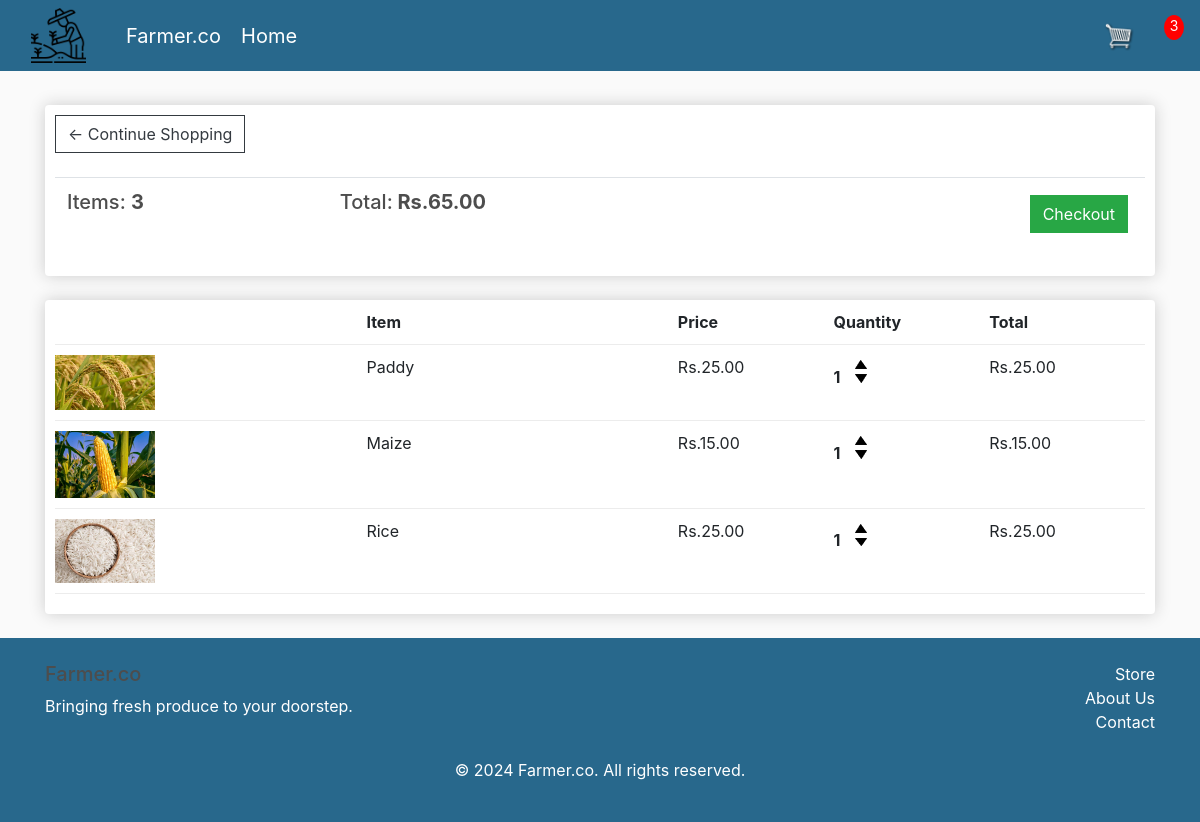
The app's page /cart/ (signed in) with its own data.
### store/models.py (models this page shows, shortened)
class Order(models.Model):
	customer = models.ForeignKey(Customer, on_delete=models.SET_NULL, null=True, blank=True)
	date_ordered = models.DateTimeField(auto_now_add=True)
	complete = models.BooleanField(default=False)
	transaction_id = models.CharField(max_length=100, null=True)
	@property
	def get_cart_total(self):
		orderitems = self.orderitem_set.all()
		total = sum([item.get_total for item in orderitems])
		return total
	@property
	def get_cart_items(self):
		orderitems = self.orderitem_set.all()
		total = sum([item.quantity for item in orderitems])
		return total

class OrderItem(models.Model):
	product = models.ForeignKey(Product, on_delete=models.SET_NULL, null=True)
	order = models.ForeignKey(Order, on_delete=models.SET_NULL, null=True)
	quantity = models.IntegerField(default=0, null=True, blank=True)
	date_added = models.DateTimeField(auto_now_add=True)
	@property
	def get_total(self):
		total = self.product.price * self.quantity
		return total

class Product(models.Model):
	name = models.CharField(max_length=200)
	price = models.FloatField()
	digital = models.BooleanField(default=False,null=True, blank=True)
	image = models.ImageField(null=True, blank=True)
	@property
	def imageURL(self):
		try:
			url = self.image.url
		except:
			url = ''
		return url

### store/views.py (the view)
# urls.py: path('cart/', views.cart, name="cart"),
def cart(request):
    data = cartData(request)
    cartItems = data['cartItems']
    order = data['order']
    items = data['items']
    if request.user.is_authenticated:
        try:
            customer = request.user.customer
        except ObjectDoesNotExist:
            customer = Customer.objects.create(user=request.user)
    context = {'items': items, 'order': order, 'cartItems': cartItems}
    return render(request, 'store/cart.html', context)

### store/utils.py (called while the page is built)
def cartData(request):
	if request.user.is_authenticated:
		customer = request.user.customer
		order, created = Order.objects.get_or_create(customer=customer, complete=False)
		items = order.orderitem_set.all()
		cartItems = order.get_cart_items
	else:
		cookieData = cookieCart(request)
		cartItems = cookieData['cartItems']
		order = cookieData['order']
		items = cookieData['items']
	return {'cartItems':cartItems ,'order':order, 'items':items}

### store/templates/store/cart.html
{% extends 'store/main.html' %}
{% load static %}
{% block content %}
	<div class="row">
		<div class="col-lg-12">
			<div class="box-element">
				<a  class="btn btn-outline-dark" href="{% url 'store' %}">&#x2190; Continue Shopping</a>
				<br>
				<br>
				<table class="table">
					<tr>
						<th><h5>Items: <strong>{{order.get_cart_items}}</strong></h5></th>
						<th><h5>Total:<strong> Rs.{{order.get_cart_total|floatformat:2}}</strong></h5></th>
						<th>
							<a  style="float:right; margin:5px;" class="btn btn-success" href="{% url 'checkout' %}">Checkout</a>
						</th>
					</tr>
				</table>
			</div>
			<br>
			<div class="box-element">
				<div class="cart-row">
					<div style="flex:2"></div>
					<div style="flex:2"><strong>Item</strong></div>
					<div style="flex:1"><strong>Price</strong></div>
					<div style="flex:1"><strong>Quantity</strong></div>
					<div style="flex:1"><strong>Total</strong></div>
				</div>
				{% for item in items %}
				<div class="cart-row">
					<div style="flex:2"><img class="row-image" src="{{item.product.imageURL}}"></div>
					<div style="flex:2"><p>{{item.product.name}}</p></div>
					<div style="flex:1"><p>Rs.{{item.product.price|floatformat:2}}</p></div>
					<div style="flex:1">
						<p class="quantity">{{item.quantity}}</p>
						<div class="quantity">
							<img data-product="{{item.product.id}}" data-action="add" class="chg-quantity update-cart" src="{% static  'images/arrow-up.png' %}">
							<img data-product="{{item.product.id}}" data-action="remove" class="chg-quantity update-cart" src="{% static  'images/arrow-down.png' %}">
						</div>
					</div>
					<div style="flex:1"><p>Rs.{{item.get_total|floatformat:2}}</p></div>
				</div>
				{% endfor %}
			</div>
		</div>
	</div>
{% endblock content %}

### static/css/main.css (style rules this page uses)
body { background-color: hsl(0, 0%, 98%); }
h1,h2,h3,h4,h5,h6 { color:hsl(0, 0%, 30%); }
.box-element { box-shadow:hsl(0, 0%, 80%) 0 0 16px; background-color: #fff; border-radius: 4px; padding: 10px; }
.col-lg-4, .col-lg-6, .col-lg-8, .col-lg-12 { margin-top: 10px; }
.btn { border-radius: 0; }
.row-image { width: 100px; }
.cart-row { display: flex; align-items: flex-stretch; padding-bottom: 10px; margin-bottom: 10px; border-bottom: 1px solid #ececec; }
.quantity { display: inline-block; font-weight: 700; padding-right:10px; }
.chg-quantity { width: 12px; cursor: pointer; display: block; margin-top: 5px; transition:.1s; }

### records on screen
Order: get_cart_items "3", get_cart_total "65.00"
OrderItem: product.imageURL (picture), product.name "Paddy", product.price "25.00", quantity "1", get_total "25.00"
OrderItem: product.imageURL (picture), product.name "Maize", product.price "15.00", quantity "1", get_total "15.00"
OrderItem: product.imageURL (picture), product.name "Rice", product.price "25.00", quantity "1", get_total "25.00"

### other values on screen
{{ cartItems }} "3"
